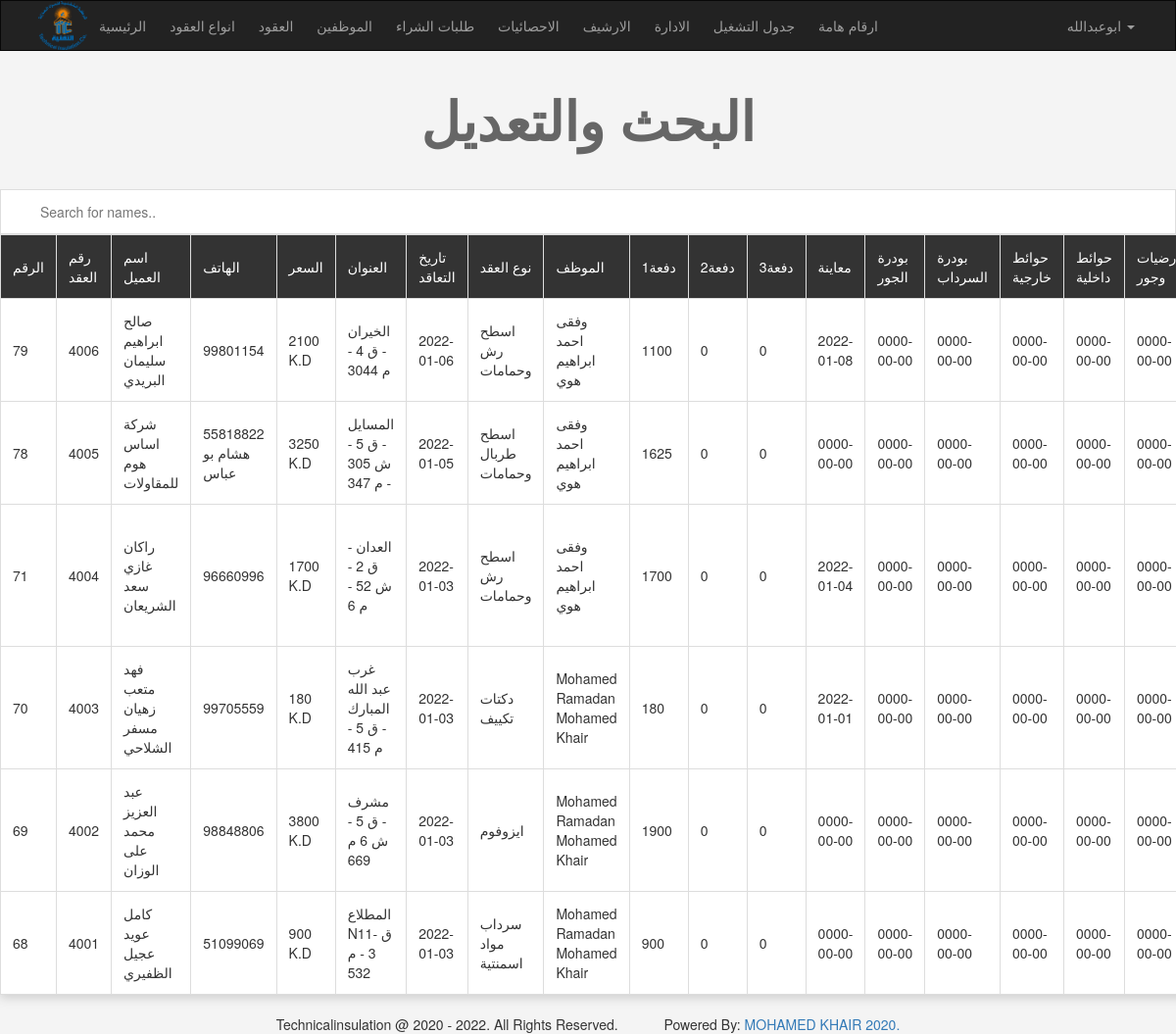
/admin/itemsf.php (signed in), run on the app's committed database.
### tables this page shows
CREATE TABLE `items` (
  `Item_ID` int(11) NOT NULL,
  `Number` int(11) DEFAULT NULL,
  `Name` varchar(255) NOT NULL,
  `Description` text NOT NULL,
  `Price` varchar(255) NOT NULL,
  `Add_Date` date NOT NULL,
  `Country_Made` varchar(255) NOT NULL,
  `Image` varchar(255) NOT NULL,
  `Measure` varchar(255) NOT NULL,
  `Status` varchar(255) NOT NULL,
  `Rating` smallint(6) NOT NULL,
  `Approve` tinyint(4) NOT NULL DEFAULT 0,
  `Cat_ID` int(11) NOT NULL,
  `Member_ID` int(11) NOT NULL,
  `Tags` varchar(255) NOT NULL,
  `pay1` int(11) NOT NULL,
  `pay2` int(11) NOT NULL,
  `pay3` int(11) NOT NULL,
  `start` date NOT NULL,
  `pstage1` date NOT NULL,
  `pstage2` date NOT NULL,
  `pstage3` date NOT NULL,
  `pstage4` date NOT NULL,
  `pstage5` date NOT NULL,
  `plot1` date NOT NULL,
  `plot2` date NOT NULL,
  `plot3` date NOT NULL,
  `plot4` date NOT NULL,
  `plot5` date NOT NULL,
  `plot6` date NOT NULL,
  `plot7` date NOT NULL,
  `plot8` date NOT NULL,
  `plot9` date NOT NULL,
  `plot10` date NOT NULL,
  `plot11` date NOT NULL,
  `plot12` date NOT NULL,
  `plot13` date NOT NULL,
  `plot14` date NOT NULL,
  `plot15` date NOT NULL,
  `notes` varchar(255) NOT NULL
);

CREATE TABLE `categories` (
  `ID` int(11) NOT NULL,
  `Name` varchar(255) NOT NULL,
  `Description` text NOT NULL,
  `Parent` int(11) NOT NULL,
  `Ordering` int(11) DEFAULT NULL,
  `Visibility` tinyint(4) NOT NULL DEFAULT 0,
  `Allow_Comment` tinyint(4) NOT NULL DEFAULT 0,
  `Allow_Ads` tinyint(4) NOT NULL DEFAULT 0
);

CREATE TABLE `users` (
  `UserID` int(11) NOT NULL,
  `Username` varchar(255) NOT NULL,
  `Password` varchar(255) NOT NULL,
  `Email` varchar(255) NOT NULL,
  `FullName` varchar(255) NOT NULL,
  `GroupID` int(11) NOT NULL DEFAULT 0,
  `TrustStatus` int(11) NOT NULL DEFAULT 0,
  `RegStatus` int(11) NOT NULL DEFAULT 0,
  `Date` date NOT NULL,
  `avatar` varchar(255) NOT NULL,
  `Position` varchar(255) NOT NULL,
  `Salary` varchar(255) NOT NULL,
  `Phone` varchar(255) NOT NULL,
  `Notes` varchar(255) NOT NULL
);

### admin/itemsf.php (the view, shortened to what this page needs)
<!DOCTYPE html>
<html>
<head>
</head>
<?php
if (isset($_SESSION['Username'])){
include 'init.php';
$do = isset($_GET['do'])? $_GET['do'] : 'manage';
if ($do == 'manage'){
   $stmt = $con->prepare ("SELECT items.*,categories.Name AS category_name,users.FullName FROM items
                          INNER JOIN categories ON categories.ID = items.Cat_ID
                          INNER JOIN users ON users.UserID = items.Member_ID ORDER BY Item_ID DESC ");
   $stmt->execute();
   $items = $stmt->fetchAll();
   if (! empty($items)){
   ?>
      <h1 class="text-center">  البحث والتعديل </h1>
       <div class="table-responsive">
          <input type="text" id="myInput" onkeyup="myFunction()" placeholder="Search for names.." title="Type in a name">
            <table id="myTable"  class="main-table text-center table table-bordered">
            <tr class="header">
            <td> الرقم </td>
            <td> رقم العقد </td>
            <td> اسم العميل </td>
            <td>  الهاتف </td>
            <td> السعر </td>
            <td> العنوان </td>
            <td> تاريخ التعاقد </td>
            <td>نوع العقد </td>
            <td> الموظف </td>
            <td> دفعة1 </td>
            <td> دفعة2  </td>
            <td> دفعة3  </td>
            <td>  معاينة </td>
            <td> بودرة الجور </td>
            <td> بودرة السرداب </td>
            <td>  حوائط خارجية </td>
            <td>حوائط داخلية  </td>
            <td> ارضيات وجور </td>
         </tr>
         <?php
         foreach($items as $item){
          echo"<tr>";
             echo"<td>" . $item['Item_ID'] ."</td>";
             echo"<td>" . $item['Number'] ."</td>";
             echo"<td>" . $item['Name'] ."</td>";
             echo"<td>" . $item['Description'] ."</td>";
             echo"<td>" . $item['Price'] .' K.D'."</td>";
             echo"<td>" . $item['Country_Made'] ."</td>";
             echo"<td>" . $item['Add_Date'] ."</td>";
             echo"<td>" . $item['category_name'] ."</td>";
             echo"<td>" . $item['FullName'] ."</td>";
              echo"<td>" . $item['pay1'] ."</td>";
              echo"<td>" . $item['pay2'] ."</td>";
              echo"<td>" . $item['pay3'] ."</td>";
              echo"<td>" . $item['start'] ."</td>";
              echo"<td>" . $item['pstage1'] ."</td>";
              echo"<td>" . $item['pstage2'] ."</td>";
              echo"<td>" . $item['pstage3'] ."</td>";
              echo"<td>" . $item['pstage4'] ."</td>";
              echo"<td>" . $item['pstage5'] ."</td>";
          echo"</tr>";
         }
         ?>
         </table>
       </div>
       <?php
         }else{
          echo '<div class="container">';
             echo '<div class="nice-message">';
               echo 'لا يوجد عقود لعرضها';
             echo '</div>';
          echo '</div>';
      }
       ?>
 <?php
 }
    include $tpl .'footer.php';
}else{
   header('location:index.php');
   exit();
}
?>

### admin/layout/css/backend.css (style rules this page uses)
body { background-color: #F4F4F4; text-transform: capitalize; }
h1 { font-size: 55px; margin: 40px 0; font-weight: bold; color: #666; }
.main-table { -webkit-box-shadow: 0 3px 10px #ccc; -moz-box-shadow: 0 3px 10px #ccc; box-shadow: 0 3px 10px #ccc; }
.main-table td { background-color: #FFF; vertical-align: middle !important; }
.main-table tr:first-child td { background-color: #333; color: #FFF; }

### admin/itemsf.php (style rules this page uses)
#myInput { background-position: 10px 10px; background-repeat: no-repeat; width: 100%; padding: 12px 20px 12px 40px; border: 1px solid #ddd; }
#myTable { border-collapse: collapse; width: 100%; border: 1px solid #ddd; }
#myTable th, #myTable td { text-align: left; padding: 12px; }
#myTable tr { border-bottom: 1px solid #ddd; }
#myTable tr.header, #myTable tr:hover { background-color: #f1f1f1; }

### data on the page
items: Item_ID "79", Number "4006", Name "صالح ابراهيم سليمان البريدي", Description "99801154", Price "2100", Country_Made "الخيران - ق 4 - م 3044", Add_Date "2022-01-06", Cat_ID.Name "اسطح رش وحمامات", Member_ID.FullName "وفقى احمد ابراهيم هوي", pay1 "1100", pay2 "0", pay3 "0", start "2022-01-08", pstage1 "0000-00-00", pstage2 "0000-00-00", pstage3 "0000-00-00", pstage4 "0000-00-00", pstage5 "0000-00-00"
items: Item_ID "78", Number "4005", Name "شركة اساس هوم للمقاولات", Description "55818822 هشام بو عباس", Price "3250", Country_Made "المسايل - ق 5 - ش 305 - م 347", Add_Date "2022-01-05", Cat_ID.Name "اسطح طربال وحمامات", Member_ID.FullName "وفقى احمد ابراهيم هوي", pay1 "1625", pay2 "0", pay3 "0", start "0000-00-00", pstage1 "0000-00-00", pstage2 "0000-00-00", pstage3 "0000-00-00", pstage4 "0000-00-00", pstage5 "0000-00-00"
items: Item_ID "71", Number "4004", Name "راكان غازي سعد الشريعان", Description "96660996", Price "1700", Country_Made "العدان - ق 2 - ش 52 - م 6", Add_Date "2022-01-03", Cat_ID.Name "اسطح رش وحمامات", Member_ID.FullName "وفقى احمد ابراهيم هوي", pay1 "1700", pay2 "0", pay3 "0", start "2022-01-04", pstage1 "0000-00-00", pstage2 "0000-00-00", pstage3 "0000-00-00", pstage4 "0000-00-00", pstage5 "0000-00-00"
items: Item_ID "70", Number "4003", Name "فهد متعب زهيان مسفر الشلاحي", Description "99705559", Price "180", Country_Made "غرب عبد الله المبارك - ق 5 - م 415", Add_Date "2022-01-03", Cat_ID.Name "دكتات تكييف", Member_ID.FullName "Mohamed Ramadan Mohamed Khair", pay1 "180", pay2 "0", pay3 "0", start "2022-01-01", pstage1 "0000-00-00", pstage2 "0000-00-00", pstage3 "0000-00-00", pstage4 "0000-00-00", pstage5 "0000-00-00"
items: Item_ID "69", Number "4002", Name "عبد العزيز محمد على الوزان", Description "98848806", Price "3800", Country_Made "مشرف - ق 5 - ش 6 م 669", Add_Date "2022-01-03", Cat_ID.Name "ايزوفوم", Member_ID.FullName "Mohamed Ramadan Mohamed Khair", pay1 "1900", pay2 "0", pay3 "0", start "0000-00-00", pstage1 "0000-00-00", pstage2 "0000-00-00", pstage3 "0000-00-00", pstage4 "0000-00-00", pstage5 "0000-00-00"
items: Item_ID "68", Number "4001", Name "كامل عويد عجيل الظفيري", Description "51099069", Price "900", Country_Made "المطلاع N11- ق 3 - م 532", Add_Date "2022-01-03", Cat_ID.Name "سرداب مواد اسمنتية", Member_ID.FullName "Mohamed Ramadan Mohamed Khair", pay1 "900", pay2 "0", pay3 "0", start "0000-00-00", pstage1 "0000-00-00", pstage2 "0000-00-00", pstage3 "0000-00-00", pstage4 "0000-00-00", pstage5 "0000-00-00"

### other printed values
lang('home_admin') "الرئيسية"
lang('categories') "انواع العقود"
lang('items') "العقود"
lang('members') "الموظفين"
lang('comments') "طلبات الشراء"
lang('statistics') "الاحصائيات"
lang('archives') "الارشيف"
lang('managers') "الادارة"
lang('itemsformans') "جدول التشغيل"
lang('phones') "ارقام هامة"
$_SESSION['Username'] "ابوعبدالله"
